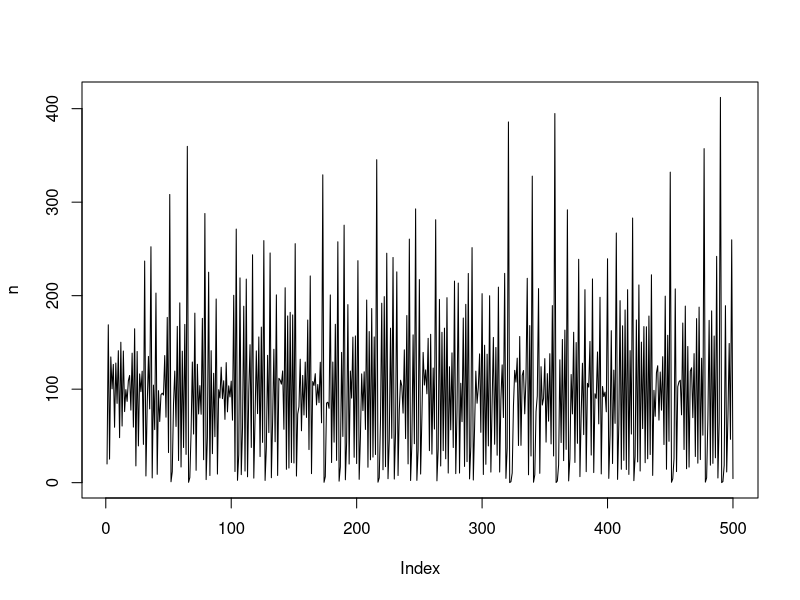

R code for this plot:
#Ricker

r <- 2.7
K <- 100
sigma <- 0.3
tmax <- 500

n <- rep(0, tmax)
n[1] <- 20

par(mfrow = c(1,1))
for (t in 2:tmax) {
  n[t] <- n[t-1]*exp(r*(1-n[t-1]/K) + sigma*rnorm(1)) # rnorm gives noise
}

plot(n, type='l')
var(n)
